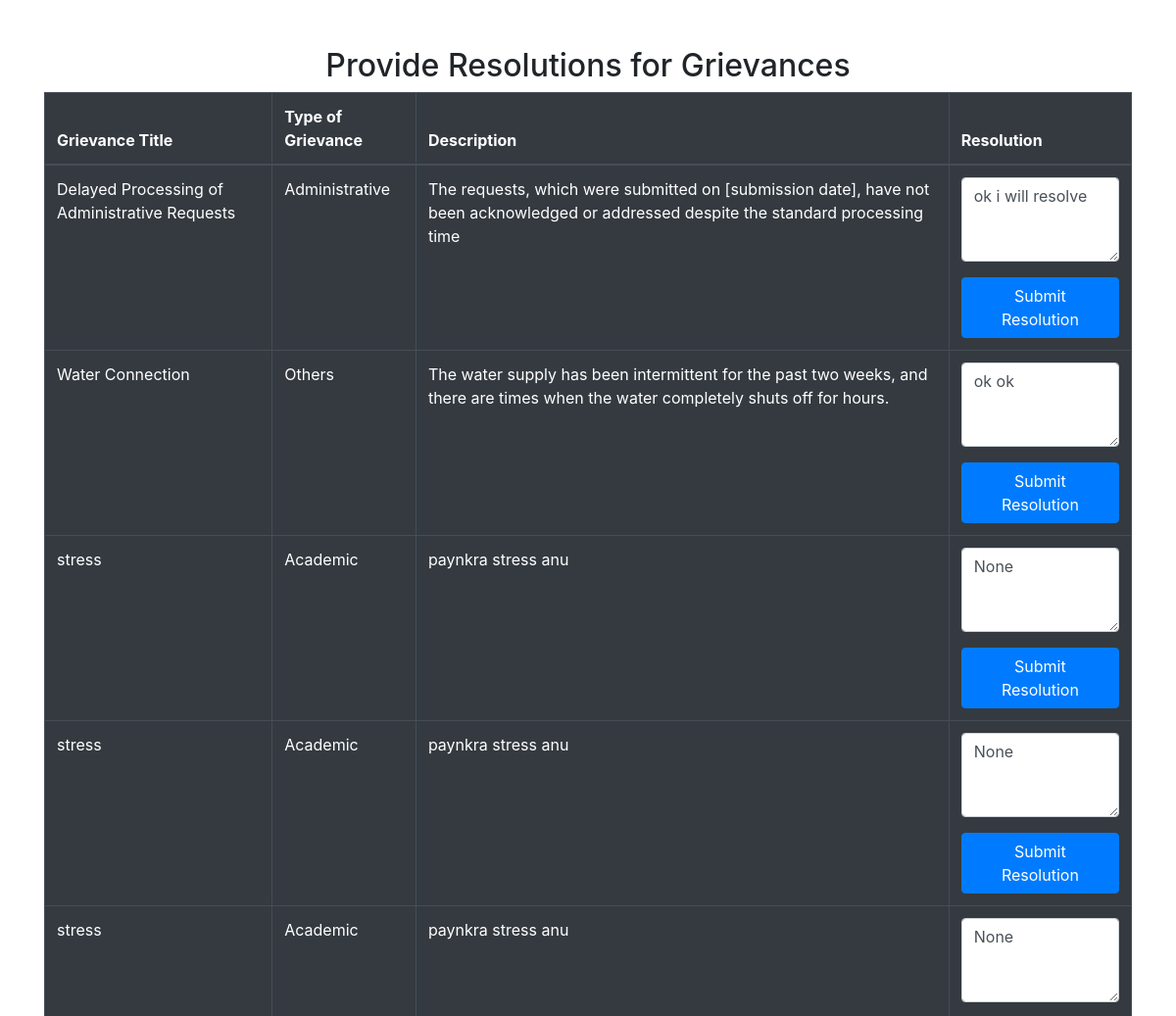
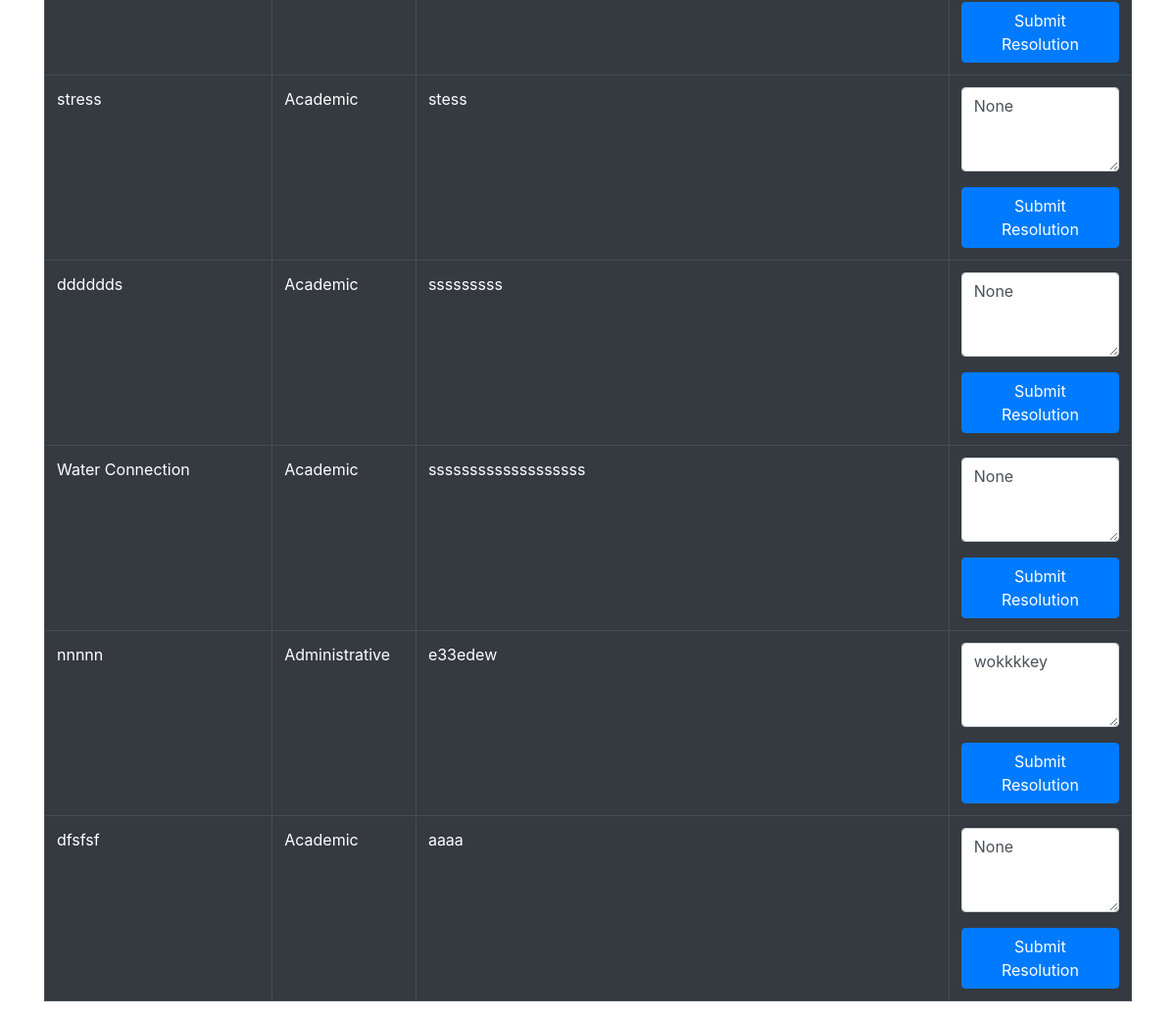
/adminresolution/, run on the app's committed database (2 pictures, top to bottom).
### accounts/models.py (models this page shows, shortened)
class Grievance(models.Model):
    GRIEVANCE_CHOICES = [
        ('academic', 'Academic'),
        ('administrative', 'Administrative'),
        ('others', 'Others'),
    ]
    name = models.CharField(max_length=255, blank=True, null=True)  # Optional name field
    department = models.CharField(max_length=255, blank=True, null=True)  # Optional department field
    complaint_title = models.CharField(max_length=255)
    type_of_grievance = models.CharField(max_length=50, choices=GRIEVANCE_CHOICES)
    complaint_description = models.TextField()
    resolution = models.TextField(blank=True, null=True)  # New field for resolution

### accounts/views.py (the view, shortened to what this page needs)
# urls.py: path('adminresolution/', views.admin_resolution_view, name='admin_resolution'),
def admin_resolution_view(request):
    grievances = Grievance.objects.all()
    return render(request, 'adminresolution.html', {'grievances': grievances})

### template/adminresolution.html (shortened to what this page needs)
<!DOCTYPE html>
<html lang="en">
<head>
    <link rel="stylesheet" href="https://stackpath.bootstrapcdn.com/bootstrap/4.5.2/css/bootstrap.min.css">
</head>
<body>
    <div class="container mt-5">
        <h2 class="text-center">Provide Resolutions for Grievances</h2>
        <table class="table table-dark table-bordered">
            <thead>
                <tr>
                    <th>Grievance Title</th>
                    <th>Type of Grievance</th>
                    <th>Description</th>
                    <th>Resolution</th>
                </tr>
            </thead>
            <tbody>
                {% for grievance in grievances %}
                <tr>
                    <td>{{ grievance.complaint_title }}</td>
                    <td>{{ grievance.get_type_of_grievance_display }}</td>
                    <td>{{ grievance.complaint_description }}</td>
                    <td>
                        <form method="POST">
                            <div class="form-group">
                                <textarea name="resolution" class="form-control" rows="3" required>{{ grievance.resolution }}</textarea>
                            </div>
                            <button type="submit" class="btn btn-primary">Submit Resolution</button>
                        </form>
                    </td>
                </tr>
                {% endfor %}
            </tbody>
        </table>
    </div>

### data on the page
Grievance: complaint_title "Delayed Processing of Administrative Requests", type_of_grievance "Administrative", complaint_description "The requests, which were submitted on [submission date], have not been acknowledged or addressed despite the standard processing time", resolution "ok i will resolve"
Grievance: complaint_title "Water Connection", type_of_grievance "Others", complaint_description "The water supply has been intermittent for the past two weeks, and there are times when the water completely shuts off for hours.", resolution "ok ok"
Grievance: complaint_title "stress", type_of_grievance "Academic", complaint_description "paynkra stress anu", resolution "None"
Grievance: complaint_title "stress", type_of_grievance "Academic", complaint_description "paynkra stress anu", resolution "None"
Grievance: complaint_title "stress", type_of_grievance "Academic", complaint_description "paynkra stress anu", resolution "None"
Grievance: complaint_title "stress", type_of_grievance "Academic", complaint_description "stess", resolution "None"
Grievance: complaint_title "dddddds", type_of_grievance "Academic", complaint_description "sssssssss", resolution "None"
Grievance: complaint_title "Water Connection", type_of_grievance "Academic", complaint_description "sssssssssssssssssss", resolution "None"
Grievance: complaint_title "nnnnn", type_of_grievance "Administrative", complaint_description "e33edew", resolution "wokkkkey"
Grievance: complaint_title "dfsfsf", type_of_grievance "Academic", complaint_description "aaaa", resolution "None"
